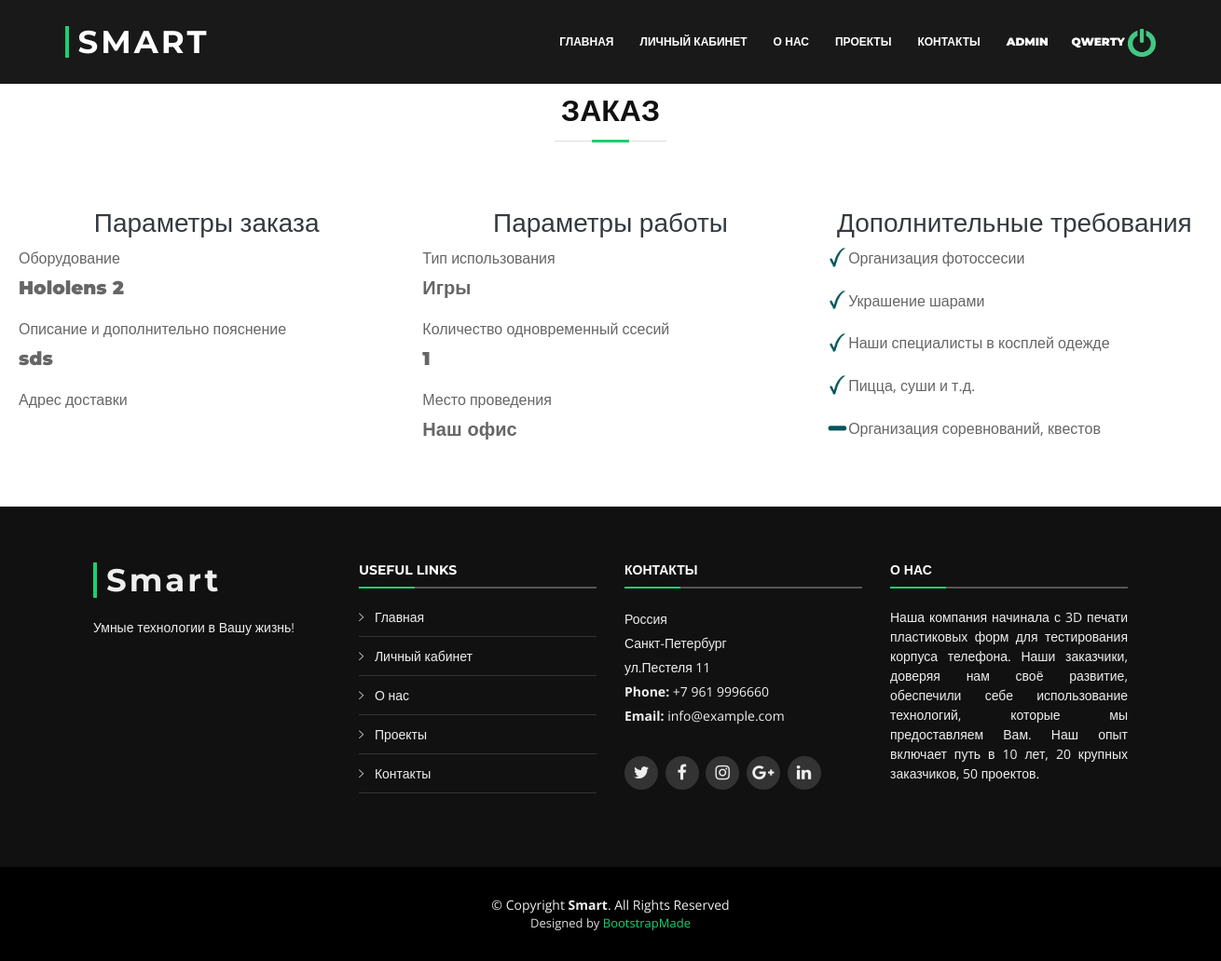
/services/order-details-vr.php (signed in), run on the app's committed database.
### tables this page shows
CREATE TABLE `users` (
  `id` int(11) NOT NULL,
  `login` varchar(255) NOT NULL,
  `phone` varchar(255) NOT NULL,
  `email` varchar(255) NOT NULL,
  `password` varchar(255) NOT NULL,
  `confirm_mail` varchar(255) NOT NULL,
  `verified` int(11) NOT NULL DEFAULT 0,
  `first_name` varchar(255) NOT NULL,
  `second_name` varchar(255) NOT NULL,
  `admin_param` varchar(255) NOT NULL
);

CREATE TABLE `orders_vr` (
  `id` int(11) NOT NULL,
  `user_id` int(11) NOT NULL,
  `equi` varchar(255) NOT NULL,
  `description` varchar(255) NOT NULL,
  `use_type` varchar(255) NOT NULL,
  `quantity` varchar(255) NOT NULL,
  `place` varchar(255) NOT NULL,
  `photo` varchar(255) NOT NULL DEFAULT '0',
  `balls` varchar(255) NOT NULL DEFAULT '0',
  `clothes` varchar(255) NOT NULL DEFAULT '0',
  `eat` varchar(255) NOT NULL DEFAULT '0',
  `quest` varchar(255) NOT NULL DEFAULT '0',
  `status` varchar(255) NOT NULL DEFAULT 'Новый',
  `category_id` int(11) NOT NULL,
  `data_create` datetime NOT NULL DEFAULT current_timestamp(),
  `address` text NOT NULL
);

### services/order-details-vr.php (the view, shortened to what this page needs)
<?php
	include $_SERVER['DOCUMENT_ROOT'] ."/parts/header.php";
	include $_SERVER['DOCUMENT_ROOT'] ."/modules/services/order-vr.php";
	$sql = "SELECT * FROM `orders_vr` WHERE `user_id` = '" . $_COOKIE['polzovatel_id'] . "' ORDER BY `use_type`";
	$result = $conn->query($sql);
	$row = mysqli_fetch_assoc($result);
?>
<div id="login_block">
          <header class="section-header">
            <h3 class="section-title">ЗАКАЗ</h3>
              </header>
<div class="container-fluid" id="form-service" style="padding-top: 50px; padding-bottom: 50px; background-color: #fff; width: 1300px;">
	<form method="POST">
		<div class="row">
			<div id="form-text" class="col">
				<h3 class="text-center text-dark h3">Параметры заказа</h3>
				  <div  class="form-group">
				    <label for="equi">Оборудование</label>
					<h5 class="text-dark-h3" > <?php echo $row['equi'] ?></h5>
				  </div>
				  <div class="form-group">
				    <label for="description">Описание и дополнительно пояснение</label>
					<h5 class="text-dark-h3" > <?php echo $row['description'] ?></h5>
				  </div>
				  <div class="form-group">
					<label for="document">Адрес доставки</label>
				  </div>
			</div>
			<div id="form-text" class="col">
				<h3 class="text-center text-dark h3">Параметры работы</h3>
				<div class="form-group">
					<label for="model">Тип использования</label>
					<h5 class="text-dark-h3" > <?php echo $row['use_type'] ?></h5>
				</div>
				<div class="form-group">
					<label for="model">Количество одновременный ссесий</label>
					<h5 class="text-dark-h3" > <?php echo $row['quantity'] ?></h5>
				</div>
				<div class="form-group">
					<label for="model">Место проведения</label>
					<h5 class="text-dark-h3" > <?php echo $row['place'] ?></h5>
				</div>
			</div>
			<div class="col">
				<h3 class="text-center text-dark h3">Дополнительные требования</h3>
				<div id="other">
				<div class="form-group">
						<div class="form-check form-check-inline">
						<?php
							if ($row['photo']=1) {
								?>
								<img src="../assets/img/square-check.png">
								<?php
							} else {
								?>
								<img src="../assets/img/square-line.png">
								<?php
							}
						?>
						<label class="form-check-label" for="inlineCheckbox1">Организация фотоссесии</label>
						</div>
					</div>
					<div class="form-group">
						<div class="form-check form-check-inline">
						<?php
							if ($row['balls']=1) {
								?>
								<img src="../assets/img/square-check.png">
								<?php
							} else {
								?>
								<img src="../assets/img/square-line.png">
								<?php
							}
						?>
							<label class="form-check-label" for="inlineCheckbox1">Украшение шарами</label>
						</div>
					</div>
					<div class="form-group">
						<div class="form-check form-check-inline">
						<?php
							if ($row['clothes']=1) {
								?>
								<img src="../assets/img/square-check.png">
								<?php
							} else {
								?>
								<img src="../assets/img/square-line.png">
								<?php
							}
						?>
							<label class="form-check-label" for="inlineCheckbox1">Наши специалисты в косплей одежде</label>
						</div>
					</div>
					<div class="form-group">
						<div class="form-check form-check-inline">
						<?php
							if ($row['eat']=1) {
								?>
								<img src="../assets/img/square-check.png">
								<?php
							} else {
								?>
								<img src="../assets/img/square-line.png">
								<?php
							}
						?>
							<label class="form-check-label" for="inlineCheckbox1">Пицца, суши и т.д.</label>
						</div>
					</div>
					<div class="form-group">
						<div class="form-check form-check-inline">
						<?php
							if ($row['quest']=0) {
								?>
								<img src="../assets/img/square-check.png">
								<?php
							} else {
								?>
								<img src="../assets/img/square-line.png">
								<?php
							}
						?>
							<label class="form-check-label" for="inlineCheckbox1">Организация соревнований, квестов</label>
						</div>
					</div>
				</div>
			</div>
		</div>
	</form>
</div>
<?php
	include $_SERVER['DOCUMENT_ROOT'] ."/parts/footer.php"
?>

### parts/header.php (shortened to what this page needs)
<!DOCTYPE html>
<html lang="en">
<head>
  <link href="../assets/vendor/bootstrap/css/bootstrap.min.css" rel="stylesheet">
  <link href="../assets/vendor/icofont/icofont.min.css" rel="stylesheet">
  <link href="../assets/vendor/font-awesome/css/font-awesome.min.css" rel="stylesheet">
  <link href="../assets/vendor/ionicons/css/ionicons.min.css" rel="stylesheet">
  <link href="../assets/vendor/animate.css/animate.min.css" rel="stylesheet">
  <link href="../assets/vendor/venobox/venobox.css" rel="stylesheet">
  <link href="../assets/vendor/owl.carousel/assets/owl.carousel.min.css" rel="stylesheet">
  <link href="../assets/vendor/aos/aos.css" rel="stylesheet">
  <link href="../assets/css/style.css" rel="stylesheet">
  <link href="../assets/css/new.css" rel="stylesheet">
</head>
<body>
  <?php
    include $_SERVER['DOCUMENT_ROOT'] ."/config/db.php";
   ?>
<!-- <?php
      if (isset($_COOKIE["polzovatel_id"])) {
        $link = ("/personal.php");
      } else {
        $link = ("/index.php");
        echo "<script>alert(\"Вы не авторизованы\");</script>";
        }
      ?> -->
  <header id="header" class="fixed-top header-transparent">
    <div class="container-fluid">
      <div class="row justify-content-center">
        <div class="col-xl-11 d-flex align-items-center">
          <h1 class="logo mr-auto"><a href="/index.php">SMART</a></h1>
          <nav class="nav-menu d-none d-lg-block">
            <ul>
              <li class="<?php if($page == "home"){ echo 'active';} ?>"><a  href="/#intro">Главная</a></li>
              <li class="<?php if($page == "personal"){ echo 'active';} ?>"><a
              <?php
                if (isset($_COOKIE["polzovatel_id"])) {
                  $link = ("/personal.php");
                } else {
                  $link = ("/login.php");
                  }
                ?>
              href="<?php echo $link ?>">Личный кабинет</a></li>
              <li><a href="/#about">О нас</a></li>
              <li><a href="/#portfolio">Проекты</a></li>
              <li><a href="/#team">Контакты</a></li>
              <?php
                  if (isset($_COOKIE["polzovatel_id"])) {
                        $sql = "SELECT * FROM `users` WHERE `id` = " . $_COOKIE["polzovatel_id"] . " AND `admin_param` = 'Admin'";
                        $result = $conn->query($sql);
                        $polzovatel_admin = mysqli_fetch_assoc($result);
                        if($polzovatel_admin) {
                          ?>
                              <li><a href="/admin/modules/services.php"><strong>Admin</strong></a></li>
                          <?php
                        }
                  }
                  if (isset($_COOKIE["polzovatel_id"])) {
                        $sql = "SELECT * FROM users WHERE id=" . $_COOKIE["polzovatel_id"];
                        $result = $conn->query($sql);
                        $polzovatel = mysqli_fetch_assoc($result);
                          ?>
                              <a class="login" href="exit.php?exit=<?php echo $_COOKIE["polzovatel_id"] ?>" class="ml-3" name="exit"><strong><?php echo $polzovatel["login"]; ?> <img style="width: 30px; height: 30px " src="/assets/img/exit.png"></strong></a>
                          <?php
                  }else {
                    ?>
                      <a class="logout" href="/login.php" class="btn btn-outline-success ml-2">ВОЙТИ <span></span> </a>
                    <?php
                  }
                  ?>
            </ul>
          </nav>
        </div>
      </div>
    </div>
  </header>

### assets/css/style.css (style rules this page uses)
#login_block, #register_block { position: relative; margin-top: 100px; width: 100%; height: 550px; }
#header .login { margin-top: 5px; margin-left: 25px; }
body { background: #fff; color: #666666; font-family: "Open Sans", sans-serif; }
a { color: #18d26e; transition: 0.5s; }
h1, h2, h3, h4, h5, h6 { font-family: "Montserrat", sans-serif; font-weight: 400; margin: 0 0 20px 0; padding: 0; }
#header { transition: all 0.5s; z-index: 997; padding: 26px 0; background: rgba(0, 0, 0, 0.9); }
#header .logo { font-size: 34px; margin: 0; padding: 0; line-height: 1; font-family: "Montserrat", sans-serif; font-weight: 700; letter-spacing: 3px; padding-left: 10px; border-left: 4px solid #18d26e; }
#header .logo a { color: #fff; }
.nav-menu ul { margin: 0; padding: 0; list-style: none; }
.nav-menu > ul { display: flex; }
.nav-menu > ul > li { position: relative; white-space: nowrap; padding: 10px 0 10px 28px; }
.nav-menu a { display: block; position: relative; color: #fff; transition: 0.3s; font-size: 12px; font-family: "Montserrat", sans-serif; text-transform: uppercase; font-weight: 600; }
.mobile-nav { position: fixed; top: 55px; right: 15px; bottom: 15px; left: 15px; z-index: 9999; overflow-y: auto; background: #fff; transition: ease-in-out 0.2s; opacity: 0; visibility: hidden; border-radius: 10px; padding: 10px 0; }
.mobile-nav * { margin: 0; padding: 0; list-style: none; }
.mobile-nav a { display: block; position: relative; color: #333333; padding: 10px 20px; font-weight: 500; outline: none; }
.section-header h3 { font-size: 32px; color: #111; text-transform: uppercase; text-align: center; font-weight: 700; position: relative; padding-bottom: 15px; }
.section-header h3::before { content: ''; position: absolute; display: block; width: 120px; height: 1px; background: #ddd; bottom: 1px; left: calc(50% - 60px); }
.section-header h3::after { content: ''; position: absolute; display: block; width: 40px; height: 3px; background: #18d26e; bottom: 0; left: calc(50% - 20px); }

### assets/css/new.css (style rules this page uses)
#form-service { padding-top: 150px; background-color: #1111112b; }
#form-text .text-dark-h3 { font-weight: 900; }
#other img { width: 6%; }

### data on the page
users: login "QWERTY"
orders_vr: equi "Hololens 2", description "sds", use_type "Игры", quantity "1", place "Наш офис"
